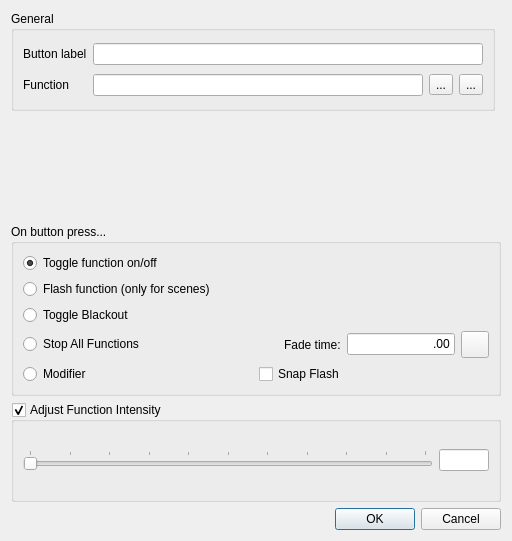
<?xml version="1.0" encoding="UTF-8"?>
<ui version="4.0">
 <author>Massimo Callegari</author>
 <comment>
  Q Light Controller Plus
  vcbuttonproperties.ui

  Copyright (c) 2015 Massimo Callegari

  Licensed under the Apache License, Version 2.0 (the &quot;License&quot;);
  you may not use this file except in compliance with the License.
  You may obtain a copy of the License at

      http://www.apache.org/licenses/LICENSE-2.0.txt

  Unless required by applicable law or agreed to in writing, software
  distributed under the License is distributed on an &quot;AS IS&quot; BASIS,
  WITHOUT WARRANTIES OR CONDITIONS OF ANY KIND, either express or implied.
  See the License for the specific language governing permissions and
  limitations under the License.
 </comment>
 <class>VCButtonProperties</class>
 <widget class="QDialog" name="VCButtonProperties">
  <property name="geometry">
   <rect>
    <x>0</x>
    <y>0</y>
    <width>512</width>
    <height>541</height>
   </rect>
  </property>
  <property name="windowTitle">
   <string>Button properties</string>
  </property>
  <layout class="QGridLayout" name="gridLayout">
   <item row="4" column="0" colspan="2">
    <widget class="QGroupBox" name="groupBox_4">
     <property name="title">
      <string>On button press...</string>
     </property>
     <layout class="QVBoxLayout">
      <item>
       <widget class="QRadioButton" name="m_toggle">
        <property name="toolTip">
         <string>Toggle the assigned function on/off with this button</string>
        </property>
        <property name="text">
         <string>Toggle function on/off</string>
        </property>
        <property name="checked">
         <bool>true</bool>
        </property>
       </widget>
      </item>
      <item>
       <widget class="QRadioButton" name="m_flash">
        <property name="toolTip">
         <string>Flash the assigned function with this button</string>
        </property>
        <property name="text">
         <string>Flash function (only for scenes)</string>
        </property>
       </widget>
      </item>
      <item>
       <widget class="QRadioButton" name="m_blackout">
        <property name="text">
         <string>Toggle Blackout</string>
        </property>
       </widget>
      </item>
      <item>
       <layout class="QHBoxLayout" name="horizontalLayout_2">
        <item>
         <widget class="QRadioButton" name="m_stopAll">
          <property name="sizePolicy">
           <sizepolicy hsizetype="MinimumExpanding" vsizetype="Fixed">
            <horstretch>0</horstretch>
            <verstretch>0</verstretch>
           </sizepolicy>
          </property>
          <property name="text">
           <string>Stop All Functions</string>
          </property>
         </widget>
        </item>
        <item>
         <widget class="QLabel" name="m_safFadeLabel">
          <property name="text">
           <string>Fade time:</string>
          </property>
         </widget>
        </item>
        <item>
         <widget class="QLineEdit" name="m_fadeOutEdit">
          <property name="sizePolicy">
           <sizepolicy hsizetype="Minimum" vsizetype="Fixed">
            <horstretch>0</horstretch>
            <verstretch>0</verstretch>
           </sizepolicy>
          </property>
          <property name="text">
           <string notr="true">.00</string>
          </property>
          <property name="alignment">
           <set>Qt::AlignRight|Qt::AlignTrailing|Qt::AlignVCenter</set>
          </property>
         </widget>
        </item>
        <item>
         <widget class="QToolButton" name="m_speedDialButton">
          <property name="icon">
           <iconset resource="../qlcui.qrc">
            <normaloff>:/speed.png</normaloff>:/speed.png</iconset>
          </property>
          <property name="iconSize">
           <size>
            <width>20</width>
            <height>20</height>
           </size>
          </property>
          <property name="checkable">
           <bool>true</bool>
          </property>
         </widget>
        </item>
       </layout>
      </item>
      <item>
       <layout class="QHBoxLayout" name="horizontalLayout_3">
        <property name="bottomMargin">
         <number>0</number>
        </property>
        <item>
         <widget class="QRadioButton" name="m_modifier">
          <property name="text">
           <string>Modifier</string>
          </property>
         </widget>
        </item>
        <item>
         <widget class="QCheckBox" name="m_modifierSnapFlash">
          <property name="text">
           <string>Snap Flash</string>
          </property>
         </widget>
        </item>
       </layout>
      </item>
     </layout>
    </widget>
   </item>
   <item row="6" column="0" colspan="2">
    <widget class="QDialogButtonBox" name="m_buttonBox">
     <property name="orientation">
      <enum>Qt::Horizontal</enum>
     </property>
     <property name="standardButtons">
      <set>QDialogButtonBox::Cancel|QDialogButtonBox::Ok</set>
     </property>
    </widget>
   </item>
   <item row="5" column="0" colspan="2">
    <widget class="QGroupBox" name="m_intensityGroup">
     <property name="toolTip">
      <string>Adjust function intensity when it is running</string>
     </property>
     <property name="title">
      <string>Adjust Function Intensity</string>
     </property>
     <property name="checkable">
      <bool>true</bool>
     </property>
     <layout class="QHBoxLayout" name="horizontalLayout">
      <item>
       <widget class="QSlider" name="m_intensitySlider">
        <property name="sizePolicy">
         <sizepolicy hsizetype="MinimumExpanding" vsizetype="Fixed">
          <horstretch>1</horstretch>
          <verstretch>0</verstretch>
         </sizepolicy>
        </property>
        <property name="toolTip">
         <string>Function's adjusted intensity percentage when run</string>
        </property>
        <property name="minimum">
         <number>0</number>
        </property>
        <property name="maximum">
         <number>100</number>
        </property>
        <property name="orientation">
         <enum>Qt::Horizontal</enum>
        </property>
        <property name="invertedAppearance">
         <bool>false</bool>
        </property>
        <property name="invertedControls">
         <bool>false</bool>
        </property>
        <property name="tickPosition">
         <enum>QSlider::TicksAbove</enum>
        </property>
        <property name="tickInterval">
         <number>10</number>
        </property>
       </widget>
      </item>
      <item>
       <widget class="QLineEdit" name="m_intensityEdit">
        <property name="sizePolicy">
         <sizepolicy hsizetype="Fixed" vsizetype="Fixed">
          <horstretch>0</horstretch>
          <verstretch>0</verstretch>
         </sizepolicy>
        </property>
        <property name="maximumSize">
         <size>
          <width>50</width>
          <height>16777215</height>
         </size>
        </property>
        <property name="maxLength">
         <number>4</number>
        </property>
       </widget>
      </item>
     </layout>
    </widget>
   </item>
   <item row="0" column="0">
    <widget class="QGroupBox" name="m_generalGroup">
     <property name="sizePolicy">
      <sizepolicy hsizetype="MinimumExpanding" vsizetype="Preferred">
       <horstretch>0</horstretch>
       <verstretch>0</verstretch>
      </sizepolicy>
     </property>
     <property name="title">
      <string>General</string>
     </property>
     <layout class="QGridLayout" name="gridLayoutGeneral">
      <item row="0" column="0">
       <widget class="QLabel" name="m_nameLabel">
        <property name="text">
         <string>Button label</string>
        </property>
       </widget>
      </item>
      <item row="0" column="1" colspan="3">
       <widget class="QLineEdit" name="m_nameEdit">
        <property name="toolTip">
         <string>Text to display on the button</string>
        </property>
       </widget>
      </item>
      <item row="1" column="0">
       <widget class="QLabel" name="m_functionLabel">
        <property name="text">
         <string>Function</string>
        </property>
       </widget>
      </item>
      <item row="1" column="1">
       <widget class="QLineEdit" name="m_functionEdit">
        <property name="toolTip">
         <string>The function that this button controls</string>
        </property>
        <property name="readOnly">
         <bool>true</bool>
        </property>
       </widget>
      </item>
      <item row="1" column="2">
       <widget class="QToolButton" name="m_attachFunction">
        <property name="toolTip">
         <string>Attach a function to this button</string>
        </property>
        <property name="text">
         <string notr="true">...</string>
        </property>
        <property name="icon">
         <iconset resource="../qlcui.qrc">
          <normaloff>:/attach.png</normaloff>:/attach.png</iconset>
        </property>
        <property name="iconSize">
         <size>
          <width>32</width>
          <height>32</height>
         </size>
        </property>
       </widget>
      </item>
      <item row="1" column="3">
       <widget class="QToolButton" name="m_detachFunction">
        <property name="toolTip">
         <string>Detach the button's function attachment</string>
        </property>
        <property name="text">
         <string notr="true">...</string>
        </property>
        <property name="icon">
         <iconset resource="../qlcui.qrc">
          <normaloff>:/detach.png</normaloff>:/detach.png</iconset>
        </property>
        <property name="iconSize">
         <size>
          <width>32</width>
          <height>32</height>
         </size>
        </property>
       </widget>
      </item>
     </layout>
    </widget>
   </item>
   <item row="1" column="0" colspan="2">
    <widget class="QFrame" name="frame">
     <layout class="QVBoxLayout" name="verticalLayout_3">
      <property name="leftMargin">
       <number>0</number>
      </property>
      <property name="topMargin">
       <number>0</number>
      </property>
      <property name="rightMargin">
       <number>0</number>
      </property>
      <property name="bottomMargin">
       <number>0</number>
      </property>
      <item>
       <layout class="QVBoxLayout" name="m_extControlLayout"/>
      </item>
     </layout>
    </widget>
   </item>
  </layout>
 </widget>
 <resources>
  <include location="../qlcui.qrc"/>
  <include location="../qlcui.qrc"/>
 </resources>
 <connections>
  <connection>
   <sender>m_buttonBox</sender>
   <signal>accepted()</signal>
   <receiver>VCButtonProperties</receiver>
   <slot>accept()</slot>
   <hints>
    <hint type="sourcelabel">
     <x>248</x>
     <y>254</y>
    </hint>
    <hint type="destinationlabel">
     <x>157</x>
     <y>274</y>
    </hint>
   </hints>
  </connection>
  <connection>
   <sender>m_buttonBox</sender>
   <signal>rejected()</signal>
   <receiver>VCButtonProperties</receiver>
   <slot>reject()</slot>
   <hints>
    <hint type="sourcelabel">
     <x>316</x>
     <y>260</y>
    </hint>
    <hint type="destinationlabel">
     <x>286</x>
     <y>274</y>
    </hint>
   </hints>
  </connection>
 </connections>
</ui>
